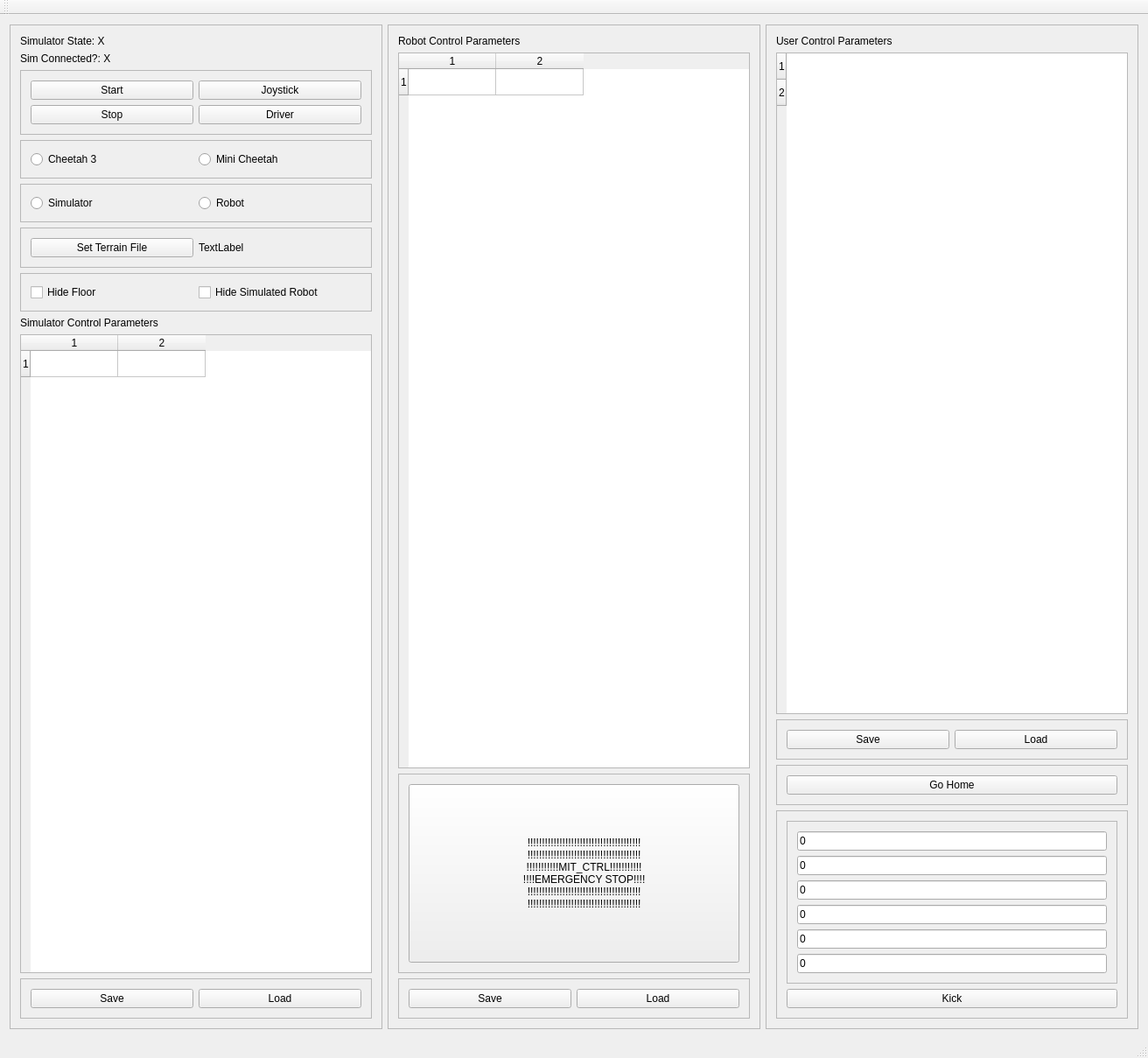
<?xml version="1.0" encoding="UTF-8"?>
<ui version="4.0">
 <class>SimControlPanel</class>
 <widget class="QMainWindow" name="SimControlPanel">
  <property name="geometry">
   <rect>
    <x>0</x>
    <y>0</y>
    <width>1312</width>
    <height>1209</height>
   </rect>
  </property>
  <property name="windowTitle">
   <string>SimControlPanel</string>
  </property>
  <widget class="QWidget" name="centralWidget">
   <layout class="QHBoxLayout" name="horizontalLayout_3">
    <item>
     <widget class="QFrame" name="frame_2">
      <property name="frameShape">
       <enum>QFrame::StyledPanel</enum>
      </property>
      <property name="frameShadow">
       <enum>QFrame::Raised</enum>
      </property>
      <layout class="QVBoxLayout" name="verticalLayout">
       <item>
        <widget class="QLabel" name="simulatorStateLabel">
         <property name="text">
          <string>Simulator State: X</string>
         </property>
        </widget>
       </item>
       <item>
        <widget class="QLabel" name="simulatorConnectedLabel">
         <property name="text">
          <string>Sim Connected?: X</string>
         </property>
        </widget>
       </item>
       <item>
        <widget class="QFrame" name="frame">
         <property name="frameShape">
          <enum>QFrame::StyledPanel</enum>
         </property>
         <property name="frameShadow">
          <enum>QFrame::Raised</enum>
         </property>
         <layout class="QGridLayout" name="gridLayout">
          <item row="0" column="0">
           <widget class="QPushButton" name="startButton">
            <property name="text">
             <string>Start</string>
            </property>
           </widget>
          </item>
          <item row="1" column="1">
           <widget class="QPushButton" name="driverButton">
            <property name="text">
             <string>Driver</string>
            </property>
           </widget>
          </item>
          <item row="0" column="1">
           <widget class="QPushButton" name="joystickButton">
            <property name="text">
             <string>Joystick</string>
            </property>
           </widget>
          </item>
          <item row="1" column="0">
           <widget class="QPushButton" name="stopButton">
            <property name="text">
             <string>Stop</string>
            </property>
           </widget>
          </item>
         </layout>
        </widget>
       </item>
       <item>
        <widget class="QFrame" name="frame_9">
         <property name="frameShape">
          <enum>QFrame::StyledPanel</enum>
         </property>
         <property name="frameShadow">
          <enum>QFrame::Raised</enum>
         </property>
         <layout class="QHBoxLayout" name="horizontalLayout_2">
          <item>
           <widget class="QRadioButton" name="cheetah3Button">
            <property name="text">
             <string>Cheetah 3</string>
            </property>
           </widget>
          </item>
          <item>
           <widget class="QRadioButton" name="miniCheetahButton">
            <property name="text">
             <string>Mini Cheetah</string>
            </property>
           </widget>
          </item>
         </layout>
        </widget>
       </item>
       <item>
        <widget class="QFrame" name="frame_10">
         <property name="frameShape">
          <enum>QFrame::StyledPanel</enum>
         </property>
         <property name="frameShadow">
          <enum>QFrame::Raised</enum>
         </property>
         <layout class="QHBoxLayout" name="horizontalLayout">
          <item>
           <widget class="QRadioButton" name="simulatorButton">
            <property name="text">
             <string>Simulator</string>
            </property>
           </widget>
          </item>
          <item>
           <widget class="QRadioButton" name="robotButton">
            <property name="text">
             <string>Robot</string>
            </property>
           </widget>
          </item>
         </layout>
        </widget>
       </item>
       <item>
        <widget class="QFrame" name="frame_13">
         <property name="frameShape">
          <enum>QFrame::StyledPanel</enum>
         </property>
         <property name="frameShadow">
          <enum>QFrame::Raised</enum>
         </property>
         <layout class="QHBoxLayout" name="horizontalLayout_4">
          <item>
           <widget class="QPushButton" name="setTerrainButton">
            <property name="text">
             <string>Set Terrain File</string>
            </property>
           </widget>
          </item>
          <item>
           <widget class="QLabel" name="terrainFileLabel">
            <property name="text">
             <string>TextLabel</string>
            </property>
           </widget>
          </item>
         </layout>
        </widget>
       </item>
       <item>
        <widget class="QFrame" name="frame_14">
         <property name="frameShape">
          <enum>QFrame::StyledPanel</enum>
         </property>
         <property name="frameShadow">
          <enum>QFrame::Raised</enum>
         </property>
         <layout class="QHBoxLayout" name="horizontalLayout_5">
          <item>
           <widget class="QCheckBox" name="hide_floor_checkbox">
            <property name="text">
             <string>Hide Floor</string>
            </property>
           </widget>
          </item>
          <item>
           <widget class="QCheckBox" name="hide_robot_checkbox">
            <property name="text">
             <string>Hide Simulated Robot</string>
            </property>
           </widget>
          </item>
         </layout>
        </widget>
       </item>
       <item>
        <widget class="QLabel" name="label">
         <property name="text">
          <string>Simulator Control Parameters</string>
         </property>
        </widget>
       </item>
       <item>
        <widget class="QTableWidget" name="simulatorTable">
         <property name="rowCount">
          <number>1</number>
         </property>
         <property name="columnCount">
          <number>2</number>
         </property>
         <row/>
         <column/>
         <column/>
        </widget>
       </item>
       <item>
        <widget class="QFrame" name="frame_6">
         <property name="frameShape">
          <enum>QFrame::StyledPanel</enum>
         </property>
         <property name="frameShadow">
          <enum>QFrame::Raised</enum>
         </property>
         <layout class="QGridLayout" name="gridLayout_3">
          <item row="0" column="1">
           <widget class="QPushButton" name="loadSimulatorButton">
            <property name="text">
             <string>Load</string>
            </property>
           </widget>
          </item>
          <item row="0" column="0">
           <widget class="QPushButton" name="saveSimulatorButton">
            <property name="text">
             <string>Save</string>
            </property>
           </widget>
          </item>
         </layout>
        </widget>
       </item>
      </layout>
     </widget>
    </item>
    <item>
     <widget class="QFrame" name="frame_5">
      <property name="frameShape">
       <enum>QFrame::StyledPanel</enum>
      </property>
      <property name="frameShadow">
       <enum>QFrame::Raised</enum>
      </property>
      <layout class="QVBoxLayout" name="verticalLayout_3">
       <item>
        <widget class="QLabel" name="label_2">
         <property name="text">
          <string>Robot Control Parameters</string>
         </property>
        </widget>
       </item>
       <item>
        <widget class="QTableWidget" name="robotTable">
         <property name="rowCount">
          <number>1</number>
         </property>
         <property name="columnCount">
          <number>2</number>
         </property>
         <row/>
         <column/>
         <column/>
        </widget>
       </item>
       <item>
        <widget class="QFrame" name="frame_emergency">
         <property name="frameShape">
          <enum>QFrame::StyledPanel</enum>
         </property>
         <property name="frameShadow">
          <sizepolicy>
           <verstretch>100</verstretch>
          </sizepolicy>
          <enum>QFrame::Raised</enum>
         </property>
         <layout class="QGridLayout" name="gridLayout_emergency">
          <item row="0" column="0">
           <widget class="QPushButton" name="emergencyButton">
            <property name="text">
             <string>



       !!!!!!!!!!!!!!!!!!!!!!!!!!!!!!!!!!!!!!!
       !!!!!!!!!!!!!!!!!!!!!!!!!!!!!!!!!!!!!!!
       !!!!!!!!!!!MIT_CTRL!!!!!!!!!!!
       !!!!EMERGENCY STOP!!!!
       !!!!!!!!!!!!!!!!!!!!!!!!!!!!!!!!!!!!!!!
       !!!!!!!!!!!!!!!!!!!!!!!!!!!!!!!!!!!!!!!



             </string>
            </property>
           </widget>
          </item>
         </layout>
        </widget>
       </item>
       <item>
        <widget class="QFrame" name="frame_4">
         <property name="frameShape">
          <enum>QFrame::StyledPanel</enum>
         </property>
         <property name="frameShadow">
          <enum>QFrame::Raised</enum>
         </property>
         <layout class="QGridLayout" name="gridLayout_2">
          <item row="0" column="1">
           <widget class="QPushButton" name="loadRobotButton">
            <property name="text">
             <string>Load</string>
            </property>
           </widget>
          </item>
          <item row="0" column="0">
           <widget class="QPushButton" name="saveRobotButton">
            <property name="text">
             <string>Save</string>
            </property>
           </widget>
          </item>
         </layout>
        </widget>
       </item>
      </layout>
     </widget>
    </item>
    <item>
     <widget class="QFrame" name="frame_3">
      <property name="frameShape">
       <enum>QFrame::StyledPanel</enum>
      </property>
      <property name="frameShadow">
       <enum>QFrame::Raised</enum>
      </property>
      <layout class="QVBoxLayout" name="verticalLayout_2">
       <item>
        <widget class="QLabel" name="label_3">
         <property name="text">
          <string>User Control Parameters</string>
         </property>
        </widget>
       </item>
       <item>
        <widget class="QTableWidget" name="userControlTable">
         <property name="rowCount">
          <number>2</number>
         </property>
         <property name="columnCount">
          <number>0</number>
         </property>
         <row/>
         <row/>
        </widget>
       </item>
       <item>
        <widget class="QFrame" name="frame_7">
         <property name="frameShape">
          <enum>QFrame::StyledPanel</enum>
         </property>
         <property name="frameShadow">
          <enum>QFrame::Raised</enum>
         </property>
         <layout class="QGridLayout" name="gridLayout_4">
          <item row="0" column="1">
           <widget class="QPushButton" name="loadUserButton">
            <property name="text">
             <string>Load</string>
            </property>
           </widget>
          </item>
          <item row="0" column="0">
           <widget class="QPushButton" name="saveUserButton">
            <property name="text">
             <string>Save</string>
            </property>
           </widget>
          </item>
         </layout>
        </widget>
       </item>
       <item>
        <widget class="QFrame" name="frame_8">
         <property name="frameShape">
          <enum>QFrame::StyledPanel</enum>
         </property>
         <property name="frameShadow">
          <enum>QFrame::Raised</enum>
         </property>
         <layout class="QVBoxLayout" name="verticalLayout_4">
          <item>
           <widget class="QPushButton" name="goHomeButton">
            <property name="text">
             <string>Go Home</string>
            </property>
           </widget>
          </item>
         </layout>
        </widget>
       </item>
       <item>
        <widget class="QFrame" name="frame_12">
         <property name="sizePolicy">
          <sizepolicy hsizetype="Expanding" vsizetype="Preferred">
           <horstretch>0</horstretch>
           <verstretch>0</verstretch>
          </sizepolicy>
         </property>
         <property name="frameShape">
          <enum>QFrame::StyledPanel</enum>
         </property>
         <property name="frameShadow">
          <enum>QFrame::Raised</enum>
         </property>
         <layout class="QGridLayout" name="gridLayout_6">
          <item row="0" column="0">
           <widget class="QFrame" name="frame_11">
            <property name="frameShape">
             <enum>QFrame::StyledPanel</enum>
            </property>
            <property name="frameShadow">
             <enum>QFrame::Raised</enum>
            </property>
            <layout class="QVBoxLayout" name="verticalLayout_6">
             <item>
              <widget class="QLineEdit" name="kickAngularX">
               <property name="sizePolicy">
                <sizepolicy hsizetype="Ignored" vsizetype="Fixed">
                 <horstretch>0</horstretch>
                 <verstretch>0</verstretch>
                </sizepolicy>
               </property>
               <property name="text">
                <string>0</string>
               </property>
              </widget>
             </item>
             <item>
              <widget class="QLineEdit" name="kickAngularY">
               <property name="sizePolicy">
                <sizepolicy hsizetype="Ignored" vsizetype="Fixed">
                 <horstretch>0</horstretch>
                 <verstretch>0</verstretch>
                </sizepolicy>
               </property>
               <property name="text">
                <string>0</string>
               </property>
              </widget>
             </item>
             <item>
              <widget class="QLineEdit" name="kickAngularZ">
               <property name="sizePolicy">
                <sizepolicy hsizetype="Ignored" vsizetype="Fixed">
                 <horstretch>0</horstretch>
                 <verstretch>0</verstretch>
                </sizepolicy>
               </property>
               <property name="text">
                <string>0</string>
               </property>
              </widget>
             </item>
             <item>
              <widget class="QLineEdit" name="kickLinearX">
               <property name="sizePolicy">
                <sizepolicy hsizetype="Minimum" vsizetype="Fixed">
                 <horstretch>0</horstretch>
                 <verstretch>0</verstretch>
                </sizepolicy>
               </property>
               <property name="text">
                <string>0</string>
               </property>
              </widget>
             </item>
             <item>
              <widget class="QLineEdit" name="kickLinearY">
               <property name="sizePolicy">
                <sizepolicy hsizetype="Minimum" vsizetype="Fixed">
                 <horstretch>0</horstretch>
                 <verstretch>0</verstretch>
                </sizepolicy>
               </property>
               <property name="text">
                <string>0</string>
               </property>
              </widget>
             </item>
             <item>
              <widget class="QLineEdit" name="kickLinearZ">
               <property name="sizePolicy">
                <sizepolicy hsizetype="Minimum" vsizetype="Fixed">
                 <horstretch>0</horstretch>
                 <verstretch>0</verstretch>
                </sizepolicy>
               </property>
               <property name="text">
                <string>0</string>
               </property>
              </widget>
             </item>
            </layout>
           </widget>
          </item>
          <item row="1" column="0">
           <widget class="QPushButton" name="kickButton">
            <property name="text">
             <string>Kick</string>
            </property>
           </widget>
          </item>
         </layout>
        </widget>
       </item>
      </layout>
     </widget>
    </item>
   </layout>
  </widget>
  <widget class="QMenuBar" name="menuBar">
   <property name="geometry">
    <rect>
     <x>0</x>
     <y>0</y>
     <width>1312</width>
     <height>22</height>
    </rect>
   </property>
  </widget>
  <widget class="QToolBar" name="mainToolBar">
   <attribute name="toolBarArea">
    <enum>TopToolBarArea</enum>
   </attribute>
   <attribute name="toolBarBreak">
    <bool>false</bool>
   </attribute>
  </widget>
  <widget class="QStatusBar" name="statusBar"/>
 </widget>
 <layoutdefault spacing="6" margin="11"/>
 <resources/>
 <connections/>
</ui>
